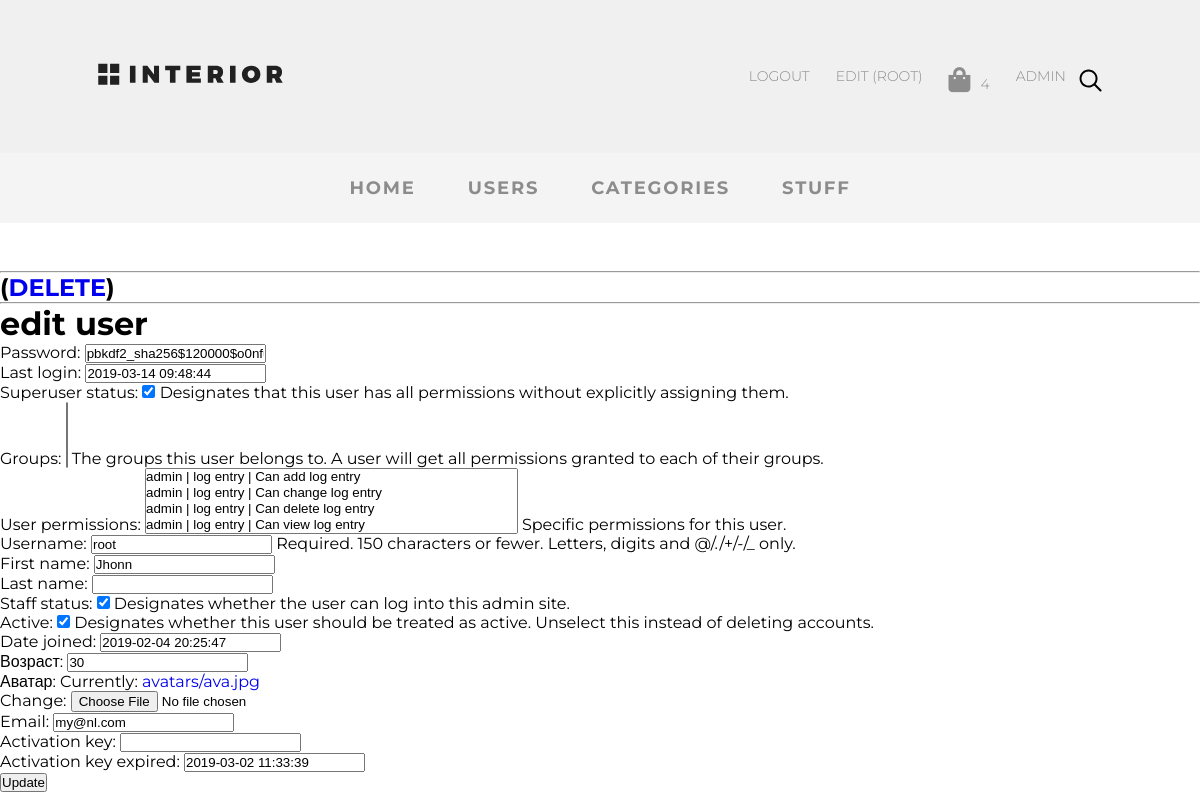
/adminapp/users/update/1 (signed in), run on an earlier commit of the app's database.
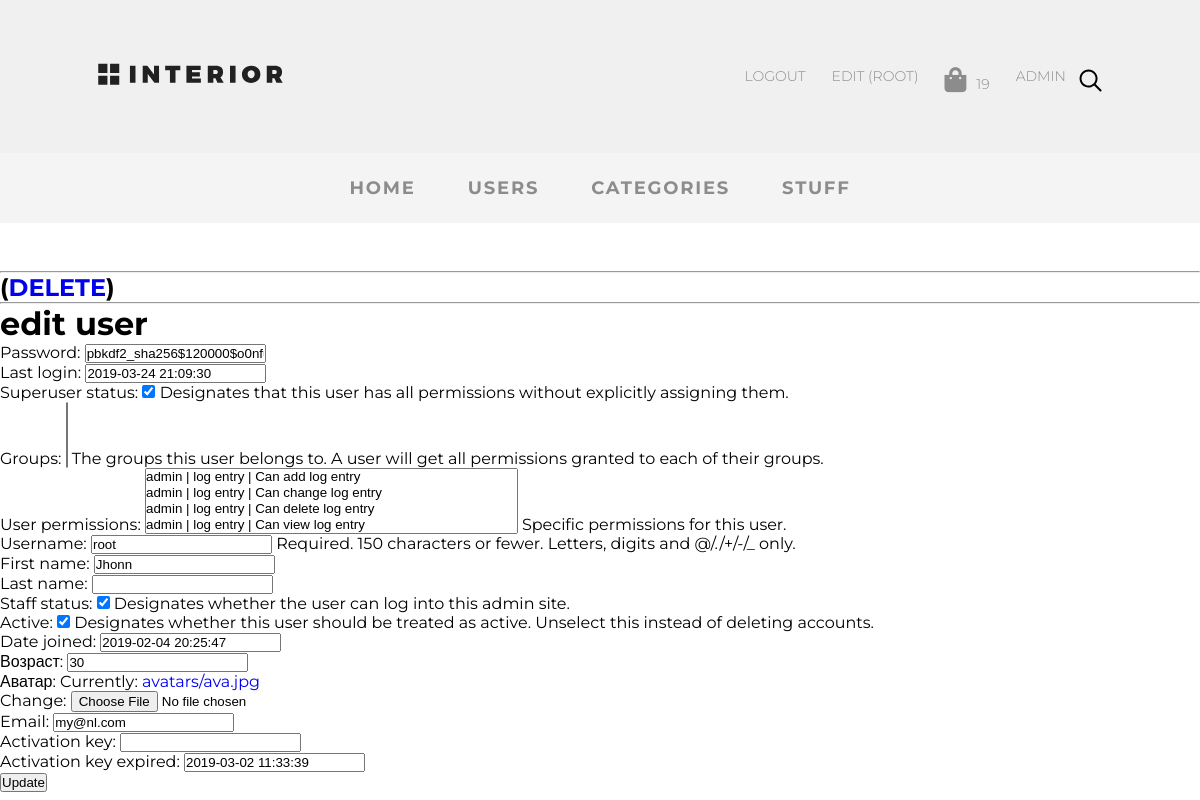
And on a later commit of the database.
### basketapp/models.py (models this page shows, shortened)
class Basket(models.Model):
    _price: float
    _total_qty: int
    _total_price: float
    objects = BasketQuerySet.as_manager()
    user = models.ForeignKey(settings.AUTH_USER_MODEL, on_delete=models.CASCADE, related_name='basket')
    product = models.ForeignKey(Stuff, on_delete=models.CASCADE)
    quantity = models.PositiveIntegerField(verbose_name='Quantity', default=0)
    add_datetime = models.DateTimeField(verbose_name='data', auto_now_add=True)
    @cached_property
    def get_items_cached(self):
        return self.user.basket.select_related()
    @property
    def total_qty(self):
        items = self.get_items_cached
        return sum([x.quantity for x in items])

### authapp/models.py (models this page shows, shortened)
class CustomUser(AbstractUser):
    age = models.PositiveIntegerField(verbose_name='возраст', default=18)
    ava = models.ImageField(upload_to='avatars', verbose_name='аватар',)
    email = models.EmailField(verbose_name='email', blank='True')
    activation_key = models.CharField(max_length=128, blank=True)
    activation_key_expired = models.DateTimeField(default=(now() + timedelta(hours=48)))

### adminapp/controllers/users.py (the view)
# urls.py: path('users/update/<int:pk>',ctr.UserUpdateView.as_view(), name='users_update'),
class UserUpdateView(UpdateView):
    model = CustomUser
    template_name = 'adminapp/users/update.html'
    fields = ('__all__')
    success_url = reverse_lazy('adminapp:users')
    def get_context_data(self, **kwargs):
        parent_context = super(UserUpdateView, self).get_context_data(**kwargs)
        return parent_context

### mainapp/context_processors.py (called while the page is built)
def basket(request:HttpRequest):
    basket = []
    if request.user.is_authenticated:
        basket = Basket.objects.filter(user=request.user)
    return {
        'basket':basket
    }

### adminapp/templates/adminapp/users/update.html (shortened to what this page needs)
{% extends 'adminapp/base.html' %}
{% block content %}
<hr>
<h2>(<a href="{% url 'adminapp:users_delete' user.id%}">DELETE</a>)</h2>
<hr>
<h1>edit user</h1>
<form action="{% url 'adminapp:users_update' user.id %}" method="post">
    {{form.as_p}}
    <p>
        <input type="submit" value="Update">
    </p>
</form>
{% endblock %}

### adminapp/templates/adminapp/menu.html (shortened to what this page needs)
{% load static %}
<ul class="menu">
<li class="menu-list">
<a href="{% url 'home' %}"
class="menu-link">
</a>
</li>
    {% if user.is_authenticated %}
    <li class="menu-list">
        <a href="{% url 'auth:logout' %}" class="menu-link">
            Logout
        </a>
    </li>
    <li class="menu-list">
        <a href="{% url 'auth:edit' %}" class="menu-link">
            Edit ({{user.username}})
        </a>
    </li>
    <li class="menu-list"><a href="{%url 'basket:index'%}" class="menu-link"><i class="fas fa-shopping-bag"></i>{{basket.0.total_qty}}</li></a>
    <li class="menu-list">
        <a href="{% url 'adminapp:products' %}" class="menu-link">
            ADMIN
        </a>
    </li>
    {% else %}
    <li class="menu-list"><a href="{% url 'auth:login' %}" class="menu-link">
        Login
    </a></li>
    {% endif %}
    <li class="menu-list search"><img src="{% static 'img/search.svg' %}" alt="search"></li>
                </ul>

What changed in the data, as far as the page shows it:
changed CustomUser "ROOT": last_login "2019-03-14 09:48:44" → "2019-03-24 21:09:30"
changed through a linked row, Basket: user+quantity "4" → "19"
